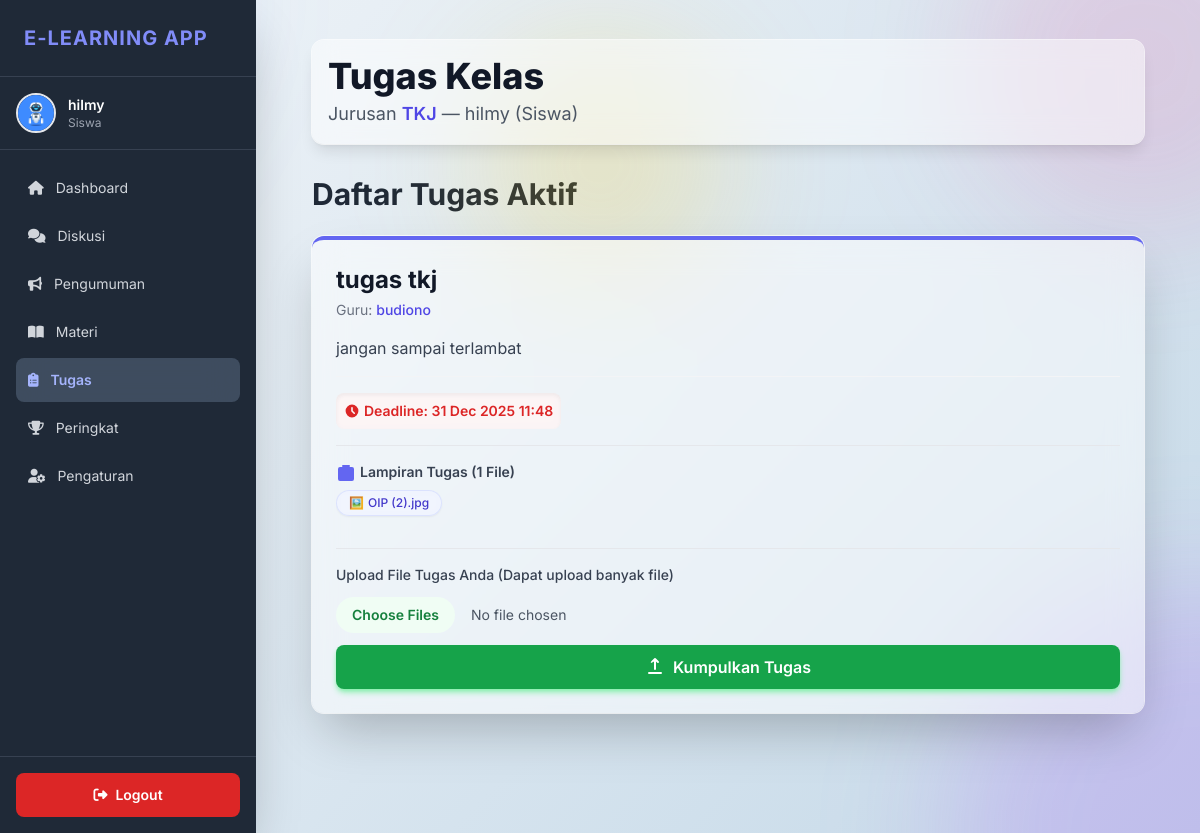
The page /elearning/public/tugas.php (signed in) on the database its author committed.
### tables this page shows
CREATE TABLE `users` (
  `id` int(11) NOT NULL,
  `nama` varchar(100) NOT NULL,
  `jurusan` enum('RPL','TKJ','Akuntansi','Multimedia','Pemasaran','N/A') NOT NULL,
  `email` varchar(100) NOT NULL,
  `password` varchar(255) NOT NULL,
  `role` enum('siswa','guru') NOT NULL,
  `foto_profil` varchar(255) DEFAULT NULL,
  `token` varchar(100) DEFAULT NULL,
  `is_verified` tinyint(1) DEFAULT 0,
  `created_at` timestamp NOT NULL DEFAULT current_timestamp(),
  `reset_token` varchar(255) DEFAULT NULL,
  `reset_expired` datetime DEFAULT NULL
);

CREATE TABLE `tugas` (
  `id` int(11) NOT NULL,
  `guru_id` int(11) NOT NULL,
  `jurusan` enum('RPL','TKJ','Akuntansi','Multimedia','Pemasaran','N/A') NOT NULL,
  `judul` varchar(255) NOT NULL,
  `deskripsi` text NOT NULL,
  `gambar` varchar(255) DEFAULT NULL,
  `deadline` datetime NOT NULL,
  `created_at` timestamp NOT NULL DEFAULT current_timestamp()
);

### elearning/public/tugas.php (the view, shortened to what the rows shown need)
<?php
require_once __DIR__ . '/../config/db.php';
$user_id = $_SESSION['user_id'];
try {
    $stmt = $pdo->prepare("SELECT * FROM users WHERE id = :id LIMIT 1");
    $stmt->execute(['id' => $user_id]);
    $user = $stmt->fetch(PDO::FETCH_ASSOC);
    $nama    = htmlspecialchars($user['nama'] ?? 'Pengguna');
    $role    = htmlspecialchars($user['role'] ?? 'Tidak Diketahui');
    $jurusan = htmlspecialchars($user['jurusan'] ?? 'Umum');
    $foto = !empty($user['foto_profil']) ? "../" . htmlspecialchars($user['foto_profil']) : null;
} catch (PDOException $e) {
    header("Location: login.php?error=db_error");
    exit;
}
$stmt = $pdo->prepare("SELECT t.*, u.nama as nama_guru FROM tugas t JOIN users u ON t.guru_id = u.id WHERE t.jurusan = :j ORDER BY t.created_at DESC");
$stmt->execute(['j' => $jurusan]);
$list_tugas = $stmt->fetchAll(PDO::FETCH_ASSOC);
$user_submissions = [];
$submitted_tasks = [];
function getFileIcon(string $path, string $mime): string {
    if (str_starts_with($mime, 'image/')) return '🖼️';
    return '📁';
}
?>
<!DOCTYPE html>
<html lang="id">
<head>
    <link rel="stylesheet" href="https://cdnjs.cloudflare.com/ajax/libs/font-awesome/6.5.2/css/all.min.css" xintegrity="sha512-SnH5WK+bZxgPHs44uWIX+LLMDJzLcl98jS290e2D91X3wR50wU138Vz1N1K/2T0M7Cg+lqj2Q/9Zf+A5I9+Q==" />
    <script src="https://cdn.tailwindcss.com"></script>
</head>
<body class="bg-gray-50 min-h-screen">
    <?php require_once __DIR__ . '/../private/sidebar.php';?>
    <div class="flex-1 overflow-y-auto pt-12 md:pt-0 pb-16 md:ml-64">
        <div class="max-w-4xl xl:max-w-5xl mx-auto py-6 sm:py-10 px-4 sm:px-6 lg:px-8">
            <header class="mb-8 p-4 bg-white/50 backdrop-blur-md shadow-lg rounded-xl ring-1 ring-white/70">
                <h1 class="text-3xl sm:text-4xl font-extrabold text-gray-900">
                    Tugas Kelas
                </h1>
                <p class="text-lg text-gray-600 mt-1">
                    Jurusan <span class="text-indigo-600 font-semibold"><?= htmlspecialchars($jurusan, ENT_QUOTES, 'UTF-8'); ?></span>
                    — <?= htmlspecialchars($nama, ENT_QUOTES, 'UTF-8'); ?> (<?= htmlspecialchars(ucfirst($role), ENT_QUOTES, 'UTF-8'); ?>)
                </p>
            </header>
            <h2 class="text-2xl sm:text-3xl font-bold mb-6 text-gray-800">Daftar Tugas Aktif</h2>
            <div class="space-y-6 pb-4">
                <?php if (empty($list_tugas)): ?>
                    <div class="p-6 text-center bg-white/50 backdrop-blur-md rounded-xl shadow-lg ring-1 ring-white/70 border-2 border-dashed border-gray-300">
                        <p class="text-gray-500 text-lg">
                            Belum ada tugas yang dipublikasikan untuk jurusan <?= htmlspecialchars($jurusan, ENT_QUOTES, 'UTF-8'); ?> saat ini.
                        </p>
                    </div>
                <?php else: ?>
            <?php foreach ($list_tugas as $t): ?>
                <div class="bg-white/50 backdrop-blur-lg p-5 sm:p-6 rounded-xl shadow-2xl border-t-4 border-indigo-500 transition duration-300 hover:shadow-3xl ring-1 ring-white/70">
                    <div class="flex justify-between items-start mb-4">
                        <div class="flex-1 min-w-0">
                            <h3 class="text-xl sm:text-2xl font-bold text-gray-900 leading-snug">
                                <?= htmlspecialchars($t['judul'], ENT_QUOTES, 'UTF-8'); ?>
                            </h3>
                            <p class="text-sm text-gray-500 mt-1">
                                Guru: <span class="font-medium text-indigo-600">
                                    <?= htmlspecialchars($t['nama_guru'], ENT_QUOTES, 'UTF-8'); ?>
                                </span>
                            </p>
                        </div>
                    </div>
                    <div class="text-gray-700 text-base mt-2 pb-4 border-b border-gray-100">
                        <?= nl2br(htmlspecialchars($t['deskripsi'], ENT_QUOTES, 'UTF-8')); ?>
                    </div>
                    <div class="flex justify-between items-center mt-4">
                        <p class="text-sm font-semibold text-red-600 bg-red-50/70 backdrop-blur-sm p-2 rounded-lg shadow-inner flex items-center">
                            <svg xmlns="http://www.w3.org/2000/svg" class="h-4 w-4 inline mr-1" viewBox="0 0 20 20" fill="currentColor">
                                <path fill-rule="evenodd" d="M10 18a8 8 0 100-16 8 8 0 000 16zm1-12a1 1 0 10-2 0v4a1 1 0 00.293.707l2.828 2.829a1 1 0 101.415-1.415L11 9.586V6z" clip-rule="evenodd" />
                            </svg>
                            Deadline: <?= htmlspecialchars(date('d M Y H:i', strtotime($t['deadline'])), ENT_QUOTES, 'UTF-8'); ?>
                        </p>
                    </div>
                    <?php
                    $task_files = json_decode($t['gambar'], true) ?? [];
                    if (!empty($task_files)):
                    ?>
                        <div class="mt-4 pt-4 border-t">
                            <p class="font-semibold text-gray-700 mb-2 flex items-center text-sm">
                                <svg xmlns="http://www.w3.org/2000/svg" class="h-5 w-5 mr-1 text-indigo-500" viewBox="0 0 20 20" fill="currentColor">
                                    <path d="M7 3a1 1 0 000 2h6a1 1 0 100-2H7zM4 5h12a2 2 0 012 2v10a2 2 0 01-2 2H4a2 2 0 01-2-2V7a2 2 0 012-2z" />
                                </svg>
                                Lampiran Tugas (<?= (int) count($task_files); ?> File)
                            </p>
                            <div class="file-scroller flex gap-2 pb-2">
                                <?php foreach ($task_files as $file): ?>
                                    <a href="../<?= htmlspecialchars($file['path'], ENT_QUOTES, 'UTF-8'); ?>"
                                    target="_blank"
                                    class="flex-shrink-0 text-xs bg-indigo-50/70 backdrop-blur-sm text-indigo-700 hover:bg-indigo-100 px-3 py-1 rounded-full transition duration-150 font-medium flex items-center border border-indigo-200/50 shadow-sm">
                                    <?= getFileIcon(htmlspecialchars($file['path'], ENT_QUOTES, 'UTF-8'), htmlspecialchars($file['mime'], ENT_QUOTES, 'UTF-8')); ?>
                                    <span class="ml-1">
                                        <?= strlen($file['name']) > 20 ? htmlspecialchars(substr($file['name'], 0, 17), ENT_QUOTES, 'UTF-8') . '...' : htmlspecialchars($file['name'], ENT_QUOTES, 'UTF-8'); ?>
                                    </span>
                                    </a>
                                <?php endforeach; ?>
                            </div>
                        </div>
                    <?php endif; ?>
                    <?php if ($role === "siswa"): ?>
                        <?php
                            $tugas_id_int = (int)$t['id'];
                            $is_submitted = in_array($tugas_id_int, $submitted_tasks);
                            $submission_id = $user_submissions[$tugas_id_int] ?? null;
                        ?>
                        <div class="mt-6 border-t pt-4">
                            <?php if ($is_submitted): ?>
                                <div class="p-4 bg-green-50/70 backdrop-blur-sm border border-green-200/50 rounded-lg flex flex-col sm:flex-row justify-between items-start sm:items-center shadow-md">
                                    <span class="flex items-center text-green-700 font-semibold mb-2 sm:mb-0">
                                        <svg xmlns="http://www.w3.org/2000/svg" class="h-5 w-5 mr-2" viewBox="0 0 20 20" fill="currentColor">
                                            <path fill-rule="evenodd" d="M16.707 5.293a1 1 0 010 1.414l-8 8a1 1 0 01-1.414 0l-4-4a1 1 0 011.414-1.414L8 12.586l7.293-7.293a1 1 0 011.414 0z" clip-rule="evenodd" />
                                        </svg>
                                        Tugas Sudah Terkirim
                                    </span>
                                    <form method="POST">
                                        <input type="hidden" name="submission_id" value="<?= htmlspecialchars($submission_id, ENT_QUOTES, 'UTF-8') ?>">
                                        <input type="hidden" name="batal_kumpul" value="1">
                                        <button type="submit"
                                            onclick="return confirm('Apakah Anda yakin ingin membatalkan pengiriman tugas ini? File akan dihapus permanen.')"
                                            class="bg-red-500 text-white text-sm px-4 py-2 rounded-lg hover:bg-red-600 transition duration-150 font-medium flex items-center shadow-md shadow-red-200">
                                            <svg xmlns="http://www.w3.org/2000/svg" class="h-4 w-4 mr-1" viewBox="0 0 20 20" fill="currentColor">
                                                <path d="M13.586 3.586a2 2 0 112.828 2.828l-.793.793-2.828-2.828.793-.793zm-1.414 1.414L10 8.586v4.414h4v-1.414l-4-4z" />
                                            </svg>
                                            Batalkan Pengiriman
                                        </button>
                                    </form>
                                </div>
                            <?php else: ?>
                                <form method="POST" enctype="multipart/form-data">
                                    <div class="space-y-3">
                                        <label class="block text-sm font-medium text-gray-700 mb-1">Upload File Tugas Anda (Dapat upload banyak file)</label>
                                        <input type="file" name="file_tugas[]" multiple required
                                            accept="image/*,.pdf,.doc,.docx,.zip,.rar"
                                            class="block w-full text-sm text-gray-600
                                            file:mr-4 file:py-2 file:px-4
                                            file:rounded-full file:border-0
                                            file:text-sm file:font-semibold
                                            file:bg-green-50 file:text-green-700
                                            hover:file:bg-green-100 transition duration-150
                                        ">
                                        <button type="submit" class="w-full bg-green-600 text-white px-5 py-2.5 rounded-lg hover:bg-green-700 transition duration-150 font-semibold shadow-md shadow-green-300 flex items-center justify-center">
                                            Kumpulkan Tugas
                                        </button>
                                    </div>
                                </form>
                            <?php endif; ?>
                        </div>
                    <?php endif; ?>
                </div>
            <?php endforeach; ?>
            <?php endif; ?>
            </div>
        </div>
    </div>
</body>
</html>

### elearning/private/sidebar.php (shortened to what the rows shown need)
<aside id="sidebar"
    class="w-64 bg-gray-900/50 backdrop-blur-md text-white flex-shrink-0 flex flex-col shadow-2xl
        fixed inset-y-0 left-0 transform -translate-x-full
        md:bg-gray-800 md:backdrop-blur-none md:translate-x-0 md:flex md:h-screen md:shadow-2xl
        transition duration-300 ease-in-out z-[65]">
    <div class="p-6 border-b border-gray-700">
        <h2 class="text-xl font-bold tracking-wider uppercase text-indigo-400">
            E-Learning App
        </h2>
    </div>
    <div class="p-4 flex items-center border-b border-gray-700">
        <?php if ($foto): ?>
            <img
                src="<?php echo htmlspecialchars($foto, ENT_QUOTES, 'UTF-8'); ?>"
                class="w-10 h-10 rounded-full object-cover border-2"
                alt="Foto Profil"
            >
        <?php else: ?>
            <div class="w-10 h-10 rounded-full flex items-center justify-center text-white text-lg font-bold border-2 <?php echo htmlspecialchars($bg_random, ENT_QUOTES, 'UTF-8'); ?>">
                <?php echo htmlspecialchars($initial, ENT_QUOTES, 'UTF-8'); ?>
            </div>
        <?php endif; ?>
        <div class="ml-3">
            <p class="text-sm font-semibold truncate">
                <?php echo htmlspecialchars($nama, ENT_QUOTES, 'UTF-8'); ?>
            </p>
            <p class="text-xs text-gray-400 capitalize">
                <?php echo htmlspecialchars($role, ENT_QUOTES, 'UTF-8'); ?>
            </p>
        </div>
    </div>
</aside>

### rows shown on the page
users: foto_profil (picture), nama "hilmy", role "Siswa", jurusan "TKJ"
tugas: judul "tugas tkj", guru.nama "budiono", deskripsi "jangan sampai terlambat", deadline "31 Dec 2025 11:48", gambar "1", mime "🖼️", name "OIP (2).jpg"
